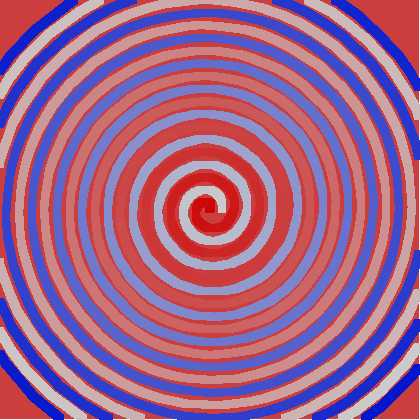
%> input picture Assignment_5/spiral_92.png, 420 x 420 px
$ octave Tamrin_5_3.m   (GNU Octave 9; MATLAB toolbox functions it lacks are replaced by stand-ins)
%> lines starting %> are read from the running program, lines starting %| are printed output that depends on the picture
### Assignment_5/Wiener.m
%% Wiener Filter
function [fhat] = Wiener(K,f,G,H)

    [M,N] = size(f);
    for u = 1:M
        for v = 1:N
            Fhat(u,v) = H(u,v)'*G(u,v)/(abs(H(u,v))^2 + K);
        end
    end

    %% Inverse Fourier Transform of Reconstructed Image
    fhat = real(ifft2(Fhat));

end

### Assignment_5/CLS.m
%% CLS Filter
function [fhat] = CLS(sigma,gamma,iter,a,b,f,G,H)

    [M,N] = size(f);
    norm_n = M * N * sigma^2;

    p = zeros(M,N);
    L = [1  1  1
         1 -8  1
         1  1  1];
    p(1:3,1:3) = L;
    P = fft2(p);

    for t = 1:iter
        for u = 1:M
            for v = 1:N
                Fhat(u,v) = H(u,v)'*G(u,v)/(abs(H(u,v)).^2 + gamma*abs(P(u,v)^2));
            end
        end
% [8 lines of commented-out code are left out]
    end
    fhat = real(ifft2(Fhat));

end

### Assignment_5/Tamrin_5_3.m
%% Part 3-a
%% Clear Enviroment
clc
close all
% clear all

%% Read Input
f = imread('spiral_92.png');
%> f is the input picture: size 420x420x3 uint8; mean R, G, B 159.4, 100.5, 140.7
f = rgb2gray(f);
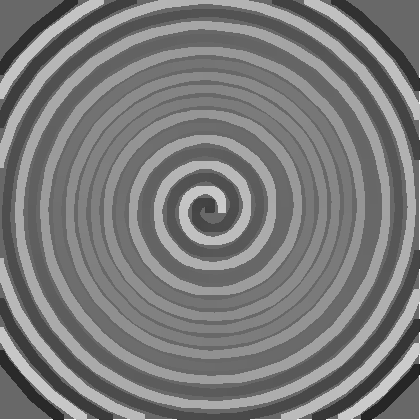
%> f: size 420x420 uint8; min 37, max 255, mean 122.7
f = im2double(f);
%> f: size 420x420 double
[M,N] = size(f);
%> M = 420; N = 420
F = fft2(f);

%% Determine Noise: N(u,v)
noise = 0.021*rand(M,N);
Noise = fft2(noise);

%% Determine Motion: H(u,v)
a = 5;
b = 20;
k1 = 2*pi/M;
%> k1 = 0.015
k2 = 2*pi/N;
%> k2 = 0.015

for u = 1:M
    for v = 1:N
        u1 = k1*u;
        v1 = k2*v;
        val = (a*u1+b*v1)/2;
        H(u,v) = (1/val) * exp(-1i*val) * sin(val);
    end
end
%% Degraded Image
G = H.*F + Noise;
g = real(ifft2(G));
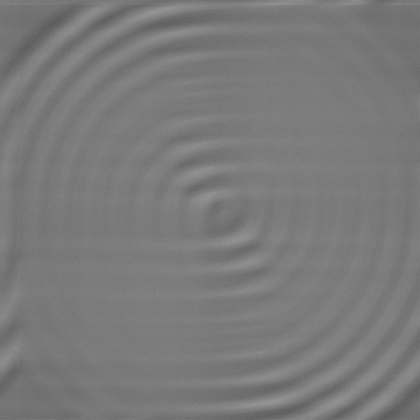
%> g: size 420x420 double; min 0.363, max 0.59, mean 0.481

%% Wiener Filter
K = 0.001;
fhat1 = Wiener(K,f,G,H);
%> in Wiener, `fhat = real(ifft2(Fhat));`:
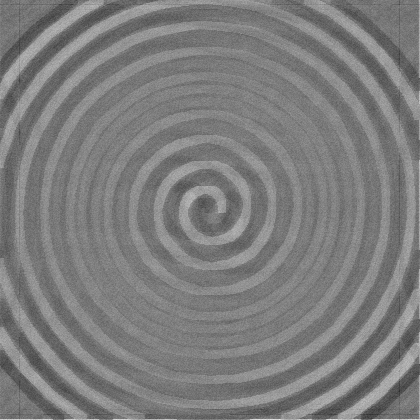
%> fhat: size 420x420 double; min 0.182, max 0.918, mean 0.491

%% CLS Filter
iter = 1;
gamma = 0.0005;
sigma = 0.01;
% calc_sigma = imcrop(g);
% sigma = std2(calc_sigma);
fhat2 = CLS(sigma,gamma,iter,a,b,f,G,H);
%> in CLS, `fhat = real(ifft2(Fhat));`:
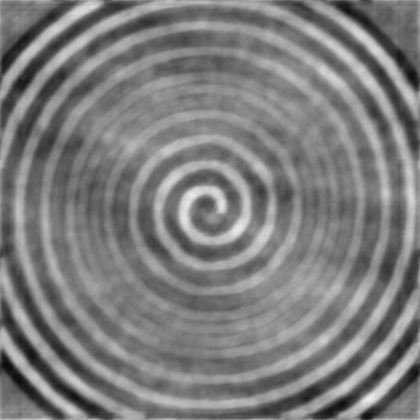
%> fhat: size 420x420 double; min 0.0384, max 0.93, mean 0.492

%% Plot the Results
figure; imshow(f,[]); title('Original Image');
figure; imshow(g,[]); title('Degraded Image with noise and motion');
figure; imshow(fhat1,[]); title('Reconstructed Image using Wiener Filter');
figure; imshow(fhat2,[]); title('Reconstructed Image using CLS Filter');
